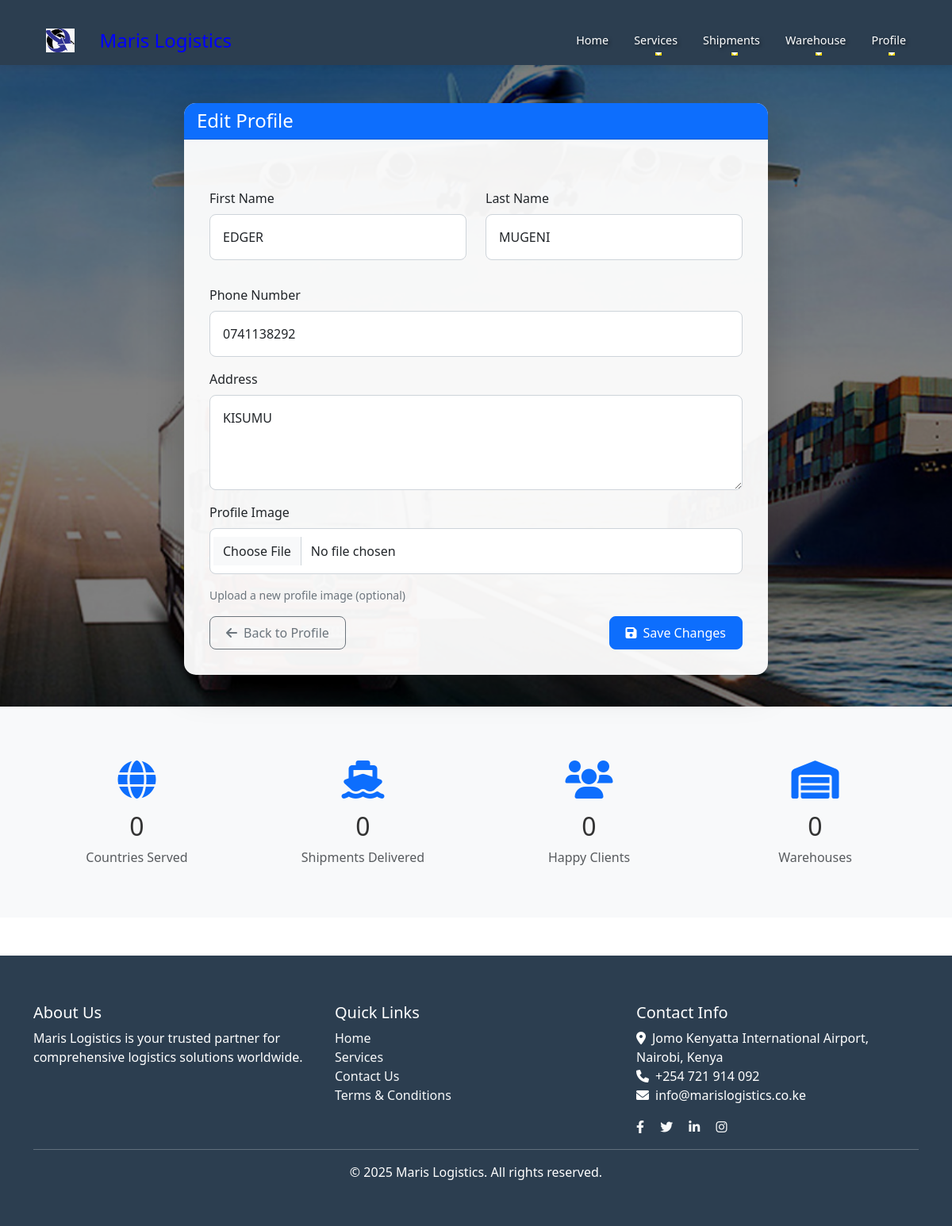
Screenshot of /accounts/profile/edit/ (signed in) with the database file from the repository.
### accounts/models.py (models this page shows, shortened)
class CustomUser(AbstractUser):
    email = models.EmailField(_('email address'), unique=True)
    phone = models.CharField(max_length=20, blank=True)
    address = models.TextField(blank=True)
    created_at = models.DateTimeField(default=timezone.now)
    updated_at = models.DateTimeField(auto_now=True)
    company_name = models.CharField(max_length=100, blank=True)
    is_customer = models.BooleanField(default=False)
    is_staff_member = models.BooleanField(default=False)
    objects = CustomUserManager()
    USERNAME_FIELD = 'email'
    REQUIRED_FIELDS = []  # Remove username from required fields

### accounts/views.py (the view, shortened to what this page needs)
# urls.py: path('profile/edit/', views.profile_edit, name='profile_edit'),
@login_required
def profile_edit(request):
    return render(request, 'accounts/profile_edit.html', {'user': request.user})

### templates/accounts/profile_edit.html (shortened to what this page needs)
{% extends 'base.html' %}
{% load static %}
{% block content %}
<div class="profile-edit-page" style="background-image: url('{% static 'images/logistics-stats-bg.jpg' %}'); background-size: cover; background-position: center; min-height: 100vh; padding: 40px 0;">
    <div class="container">
        <div class="row justify-content-center">
            <div class="col-md-8">
                <div class="card shadow-lg" style="background-color: rgba(255, 255, 255, 0.95);">
                    <div class="card-header bg-primary text-white">
                        <h4 class="mb-0">Edit Profile</h4>
                    </div>
                    <div class="card-body">
                        <form method="post" enctype="multipart/form-data">
                            <div class="row">
                                <div class="col-md-6 mb-3">
                                    <label for="first_name" class="form-label">First Name</label>
                                    <input type="text" class="form-control" id="first_name" name="first_name" value="{{ user.first_name }}">
                                </div>
                                <div class="col-md-6 mb-3">
                                    <label for="last_name" class="form-label">Last Name</label>
                                    <input type="text" class="form-control" id="last_name" name="last_name" value="{{ user.last_name }}">
                                </div>
                            </div>
                            <div class="mb-3">
                                <label for="phone" class="form-label">Phone Number</label>
                                <input type="tel" class="form-control" id="phone" name="phone" value="{{ user.phone }}">
                            </div>
                            <div class="mb-3">
                                <label for="address" class="form-label">Address</label>
                                <textarea class="form-control" id="address" name="address" rows="2">{{ user.address }}</textarea>
                            </div>
                            <div class="mb-3">
                                <label for="profile_image" class="form-label">Profile Image</label>
                                <input type="file" class="form-control" id="profile_image" name="profile_image">
                                <div class="form-text">Upload a new profile image (optional)</div>
                            </div>
                            <div class="d-flex justify-content-between">
                                <a href="{% url 'accounts:profile' %}" class="btn btn-outline-secondary">
                                    <i class="fas fa-arrow-left me-2"></i>Back to Profile
                                </a>
                                <button type="submit" class="btn btn-primary">
                                    <i class="fas fa-save me-2"></i>Save Changes
                                </button>
                            </div>
                        </form>
                    </div>
                </div>
            </div>
        </div>
    </div>
</div>
{% endblock %}

### static/css/style.css (style rules this page uses)
.card { transition: transform 0.3s ease-in-out; }
.btn { border-radius: 5px; padding: 0.5rem 1.5rem; }
.btn-primary { background-color: #0d6efd; border-color: #0d6efd; }
.bg-primary { background-color: #0d6efd !important; }
:root { --primary-color: #0d6efd; --secondary-color: #6c757d; --dark-color: #212529; --light-color: #f8f9fa; --navbar-bg: #1a237e; --navbar-hover: #283593; }
body { min-height: 100vh; display: flex; flex-direction: column; font-family: 'Segoe UI', Tahoma, Geneva, Verdana, sans-serif; }
.card { border: none; transition: transform 0.3s ease, box-shadow 0.3s ease; box-shadow: 0 2px 4px rgba(0,0,0,0.1); }
.card-body { padding: 2rem; }
.form-control { padding: 1rem; border-radius: 0.5rem; border: 2px solid #dee2e6; }
.btn { padding: 0.75rem 2rem; border-radius: 0.5rem; font-weight: 500; transition: all 0.3s ease; }
.btn-primary { background-color: var(--primary-color); border-color: var(--primary-color); }
.form-control { margin-bottom: 1rem; }
textarea.form-control { min-height: 120px; }

### templates/base.html (style rules this page uses)
:root { --primary-color: #2c3e50; --secondary-color: #3498db; --accent-color: #e74c3c; --text-color: #333; --light-bg: #f8f9fa; }
body { font-family: 'Segoe UI', Tahoma, Geneva, Verdana, sans-serif; color: var(--text-color); padding-top: 50px; }
.btn-primary { background-color: var(--secondary-color); border-color: var(--secondary-color); }
html { scroll-behavior: smooth; }
body { padding-top: 50px; }
.container { padding-top: 20px; }
.card, .content-section { margin-top: 20px; }
form { margin-top: 30px; }
.delay-1 { animation-delay: 0.2s; }
.delay-2 { animation-delay: 0.4s; }

### templates/accounts/profile_edit.html (style rules this page uses)
.profile-edit-page { position: relative; }
.profile-edit-page::before { content: ''; position: absolute; top: 0; left: 0; right: 0; bottom: 0; background-color: rgba(0, 0, 0, 0.5); z-index: 1; }
.profile-edit-page .container { position: relative; z-index: 2; }
.card { border: none; border-radius: 15px; }
.card-header { border-radius: 15px 15px 0 0 !important; }
.form-control { border-radius: 8px; border: 1px solid #ced4da; }
.btn { border-radius: 8px; padding: 8px 20px; }
.btn-primary { background-color: #0d6efd; border-color: #0d6efd; }
.btn-outline-secondary { color: #6c757d; border-color: #6c757d; }
.form-text { font-size: 0.875rem; color: #6c757d; }

### rows the page displays
CustomUser: first_name "EDGER", last_name "MUGENI", phone "0741138292", address "KISUMU"
